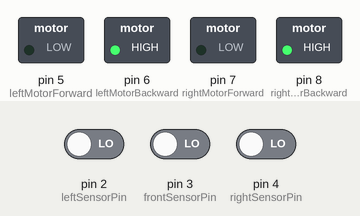
A sketch run on a simulated Arduino Uno, built with avr-gcc and run on an emulated ATmega328P. Parts: switched loads named in the sketch (green lamp = pin HIGH). Inputs (shaded band) come from the test bench; at power-on: pin 2 (leftSensorPin) LOW, pin 3 (frontSensorPin) LOW, pin 4 (rightSensorPin) LOW.

Above: at 4.8 s.
4.9 s: pin 2 (leftSensorPin) driven HIGH
At 6.7 s:
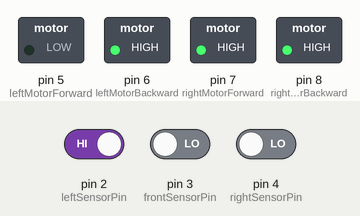
7.6 s: pin 3 (frontSensorPin) driven HIGH
At 9.4 s:
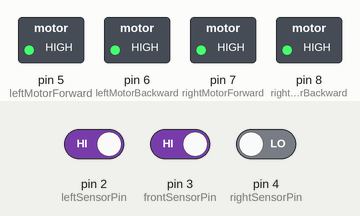
Timing chart, 0 to 10.9 s (numbered marks = the images above; inputs shaded):
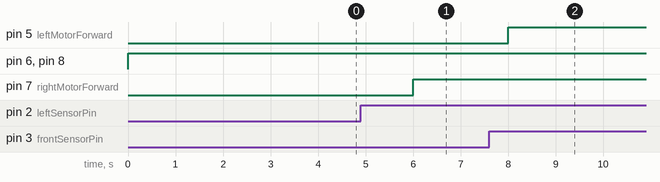

The sketch:

maze.ino
```cpp
// hal konande maze az har noghte shoro
// sensor pins
const int leftSensorPin = 2;
const int frontSensorPin = 3;
const int rightSensorPin = 4;

// motor pins
const int leftMotorForward = 5;
const int leftMotorBackward = 6;
const int rightMotorForward = 7;
const int rightMotorBackward = 8;

void setup() {
  // sesor input
  pinMode(leftSensorPin, INPUT);
  pinMode(frontSensorPin, INPUT);
  pinMode(rightSensorPin, INPUT);

  // motor output
  pinMode(leftMotorForward, OUTPUT);
  pinMode(leftMotorBackward, OUTPUT);
  pinMode(rightMotorForward, OUTPUT);
  pinMode(rightMotorBackward, OUTPUT);
}

void loop() {
  if (pathOnRight()) {
    turnRight();
    delay(1000);

  } else if (pathAhead()) {
    moveForward();
    delay(500);

  } else if (pathOnLeft()) {
    turnLeft();
    delay(1000);

  } else {
    turnAround();
    delay(2000);
  }
}

bool pathOnRight() {
  return digitalRead(rightSensorPin) == HIGH;
}

bool pathAhead() {
  return digitalRead(frontSensorPin) == HIGH;
}

bool pathOnLeft() {
  return digitalRead(leftSensorPin) == HIGH;
}

void turnRight() {
  digitalWrite(leftMotorForward, HIGH);
  digitalWrite(rightMotorBackward, HIGH);
}

void moveForward() {
  digitalWrite(leftMotorForward, HIGH);
  digitalWrite(rightMotorForward, HIGH);
}

void turnLeft() {
  digitalWrite(leftMotorBackward, HIGH);
  digitalWrite(rightMotorForward, HIGH);
}

void turnAround() {
  digitalWrite(leftMotorBackward, HIGH);
  digitalWrite(rightMotorBackward, HIGH);
}
```

Measured:
- after the input at 4.9 s, pin 7 (rightMotorForward): LOW → HIGH after 1.1 s
- after the input at 7.6 s, pin 5 (leftMotorForward): LOW → HIGH after 0.40 s
